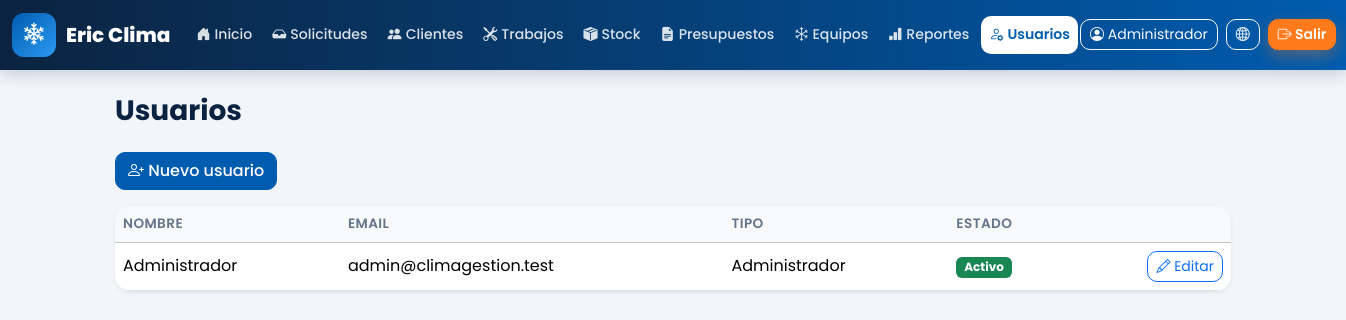
The app's page /admin/usuarios.php (signed in) with its own data.
### tables this page shows
CREATE TABLE usuarios (
    id               INT AUTO_INCREMENT PRIMARY KEY,
    nombre           VARCHAR(100) NOT NULL,
    email            VARCHAR(120) NOT NULL UNIQUE,
    password_hash    VARCHAR(255) NOT NULL,
    tipo_usuario_id  INT NOT NULL,
    activo           TINYINT(1) NOT NULL DEFAULT 1,
    fecha_alta       DATETIME NOT NULL DEFAULT CURRENT_TIMESTAMP,
    CONSTRAINT fk_usuarios_tipo FOREIGN KEY (tipo_usuario_id) REFERENCES tipo_usuarios(id)
);

CREATE TABLE tipo_usuarios (
    id      INT AUTO_INCREMENT PRIMARY KEY,
    nombre  VARCHAR(30) NOT NULL UNIQUE
);

### web/includes/funciones.php (called while the page is built, shortened)
<?php
function h($texto): string
{
    return htmlspecialchars((string)$texto, ENT_QUOTES, 'UTF-8');
}
function usuarioActual(): ?array
{
    return $_SESSION['usuario'] ?? null;
}

### web/admin/usuarios.php (the view, shortened to what this page needs)
<?php
require_once __DIR__ . '/../includes/funciones.php';
$tipos = $pdo->query('SELECT id, nombre FROM tipo_usuarios ORDER BY id')->fetchAll();
$usuarios = $pdo->query('SELECT u.*, t.nombre AS tipo FROM usuarios u JOIN tipo_usuarios t ON t.id = u.tipo_usuario_id
                         ORDER BY u.activo DESC, u.nombre')->fetchAll();
$editar = (int)($_GET['editar'] ?? 0);
$actual = ['id' => 0, 'nombre' => '', 'email' => '', 'tipo_usuario_id' => 2];
$mostrarForm = $editar || isset($_GET['nuevo']);
$titulo = 'Usuarios';
$activo = 'usuarios';
require __DIR__ . '/../includes/header.php';
?>
<?php if ($mostrarForm): ?>
    <form method="post" class="card card-body shadow-sm mb-4" autocomplete="off">
        <h2 class="h5"><?= $actual['id'] ? 'Editar usuario' : 'Nuevo usuario' ?></h2>
        <?= campoCsrf() ?><input type="hidden" name="id" value="<?= (int)$actual['id'] ?>">
        <div class="row g-3">
            <div class="col-md-4"><label class="form-label" for="nombre">Nombre *</label><input class="form-control" id="nombre" name="nombre" maxlength="100" required value="<?= h($actual['nombre']) ?>"></div>
            <div class="col-md-4"><label class="form-label" for="email">Email *</label><input class="form-control" id="email" name="email" type="email" maxlength="120" required value="<?= h($actual['email']) ?>"></div>
            <div class="col-md-4">
                <label class="form-label" for="tipo">Tipo de usuario *</label>
                <select class="form-select" id="tipo" name="tipo_usuario_id">
                    <?php foreach ($tipos as $t): ?>
                        <option value="<?= $t['id'] ?>" <?= (int)$actual['tipo_usuario_id'] === (int)$t['id'] ? 'selected' : '' ?>><?= h($t['nombre']) ?></option>
                    <?php endforeach; ?>
                </select>
            </div>
            <div class="col-md-4"><label class="form-label" for="clave">Contraseña <?= $actual['id'] ? '' : '*' ?></label><input class="form-control" id="clave" name="clave" type="password" autocomplete="new-password"></div>
            <div class="col-md-4"><label class="form-label" for="clave_repetir">Repetir contraseña</label><input class="form-control" id="clave_repetir" name="clave_repetir" type="password" autocomplete="new-password"></div>
            <?php if ($actual['id']): ?><div class="col-md-4 form-text align-self-end">Dejala vacía para no cambiarla.</div><?php endif; ?>
        </div>
        <div class="mt-3">
            <button class="btn btn-marca"><i class="bi bi-check-lg"></i> Guardar</button>
            <a class="btn btn-link" href="usuarios.php">Cancelar</a>
        </div>
    </form>
<?php else: ?>
    <a class="btn btn-marca mb-3" href="usuarios.php?nuevo=1"><i class="bi bi-person-plus"></i> Nuevo usuario</a>
<?php endif; ?>
<div class="card shadow-sm">
    <div class="table-responsive">
        <table class="table align-middle mb-0">
            <thead class="table-light"><tr><th>Nombre</th><th>Email</th><th>Tipo</th><th>Estado</th><th></th></tr></thead>
            <tbody>
            <?php foreach ($usuarios as $u): ?>
                <tr class="<?= $u['activo'] ? '' : 'text-muted' ?>">
                    <td><?= h($u['nombre']) ?></td>
                    <td><?= h($u['email']) ?></td>
                    <td><?= h($u['tipo']) ?></td>
                    <td><?= $u['activo'] ? '<span class="badge text-bg-success">Activo</span>' : '<span class="badge text-bg-secondary">Inactivo</span>' ?></td>
                    <td class="text-end text-nowrap">
                        <a class="btn btn-sm btn-outline-primary" href="usuarios.php?editar=<?= $u['id'] ?>"><i class="bi bi-pencil"></i> Editar</a>
                    </td>
                </tr>
            <?php endforeach; ?>
            </tbody>
        </table>
    </div>
</div>
<?php require __DIR__ . '/../includes/footer.php';

### web/includes/header.php (shortened to what this page needs)
<?php
$u = usuarioActual();
$menu = [
    'index'        => ['Inicio', 'bi-house-door-fill'],
    'solicitudes'  => ['Solicitudes', 'bi-inbox-fill'],
    'clientes'     => ['Clientes', 'bi-people-fill'],
    'trabajos'     => ['Trabajos', 'bi-tools'],
    'materiales'   => ['Stock', 'bi-box-seam-fill'],
    'presupuestos' => ['Presupuestos', 'bi-file-earmark-text-fill'],
    'equipos'      => ['Equipos', 'bi-snow'],
];
if (esAdmin()) {
    $menu['reportes'] = ['Reportes', 'bi-bar-chart-fill'];
    $menu['usuarios'] = ['Usuarios', 'bi-person-gear'];
}
?>
<!doctype html>
<html lang="es">
<head>
    <link href="https://cdn.jsdelivr.net/npm/bootstrap@5.3.3/dist/css/bootstrap.min.css" rel="stylesheet">
    <link href="https://cdn.jsdelivr.net/npm/bootstrap-icons@1.11.3/font/bootstrap-icons.min.css" rel="stylesheet">
    <link href="../assets/css/estilos.css" rel="stylesheet">
</head>
<body class="panel">
<nav class="navbar navbar-expand-xl navbar-dark panel-menu">
    <div class="container-fluid">
        <a class="navbar-brand marca-logo claro" href="index.php"><span class="logo-icono"><i class="bi bi-snow2"></i></span><span><b>Eric Clima</b><small>Panel de gestión</small></span></a>
        <div class="collapse navbar-collapse" id="menu">
            <ul class="navbar-nav me-auto">
                <?php foreach ($menu as $pagina => [$texto, $icono]): ?>
                    <li class="nav-item">
                        <a class="nav-link <?= $activo === $pagina ? 'active' : '' ?>" href="<?= $pagina ?>.php"><i class="bi <?= $icono ?>"></i><?= $texto ?></a>
                    </li>
                <?php endforeach; ?>
            </ul>
            <a class="btn btn-sm <?= $activo === 'cuenta' ? 'btn-light' : 'btn-outline-light' ?> me-2" href="cuenta.php" title="<?= h($u['tipo']) ?> · Cambiar email y contraseña"><i class="bi bi-person-circle"></i> <?= h($u['nombre']) ?></a>
            <a class="btn btn-sm btn-outline-light me-2" href="../index.php" target="_blank"><i class="bi bi-globe2"></i><span class="d-none d-xxl-inline"> Ver sitio</span></a>
            <a class="btn btn-sm btn-acento" href="logout.php"><i class="bi bi-box-arrow-right"></i> Salir</a>
        </div>
    </div>
</nav>
<main class="container py-4">
    <h1 class="h3 mb-4"><?= h($titulo) ?></h1>

### web/assets/css/estilos.css (style rules this page uses)
:root { --marca: #005caf; --marca-oscuro: #003f7d; --marca-noche: #0b2340; --marca-claro: #eaf3fc; --acento: #ff7a1a; --acento-oscuro: #e9650a; --verde-wa: #25d366; --texto: #1f2d3d; --gris: #64748b; --sombra: 0 10px 30px rgba(11, 35, 64, .08); --sombra-fuerte: 0 18px 40px rgba(11, 35, 64, .16); }
.btn-marca { background-color: var(--marca); border-color: var(--marca); color: #fff; font-weight: 500; }
.btn-acento { background: var(--acento); border-color: var(--acento); color: #fff; font-weight: 600; box-shadow: 0 6px 16px rgba(255, 122, 26, .35); }
.marca-logo { display: flex; align-items: center; gap: 10px; text-decoration: none; color: var(--marca-noche); line-height: 1.05; }
.marca-logo b { display: block; font-size: 1.25rem; font-weight: 800; }
.marca-logo.claro { color: #fff; }
.logo-icono { width: 44px; height: 44px; border-radius: 12px; background: linear-gradient(135deg, var(--marca), #2b9af3); color: #fff; display: inline-flex; align-items: center; justify-content: center; font-size: 1.4rem; }
.panel { font-family: 'Poppins', system-ui, sans-serif; background: #f2f6fb; }
.panel-menu { background: linear-gradient(90deg, var(--marca-noche), var(--marca)); box-shadow: 0 4px 16px rgba(11, 35, 64, .2); }
.panel-menu .nav-link { color: rgba(255, 255, 255, .85) !important; border-radius: 10px; padding: 8px 12px !important; margin: 2px; font-weight: 500; transition: background .15s; }
.panel-menu .nav-link.active { background: #fff; color: var(--marca) !important; font-weight: 600; }
.panel-menu .nav-link i { margin-right: 4px; }
.panel-menu .nav-link, .panel-menu .btn { white-space: nowrap; }
@media (min-width: 1200px) and (max-width: 1500px) { .panel-menu .nav-link { padding: 8px 8px !important; font-size: .88rem; } }
@media (min-width: 1200px) and (max-width: 1500px) { .panel-menu .btn { padding: 4px 9px; } }
.panel h1 { color: var(--marca-noche); font-weight: 700; }
.panel .card { border: 0; border-radius: 16px; overflow: hidden; }
.panel .table thead th { font-weight: 600; font-size: .85rem; text-transform: uppercase; letter-spacing: .03em; color: var(--gris); }
.panel .btn { border-radius: 10px; }

### records on screen
usuarios: nombre "Administrador", email "admin@climagestion.test", tipo_usuario.nombre "Administrador", activo "Activo"

### other values on screen
$texto "Inicio"
$texto "Solicitudes"
$texto "Clientes"
$texto "Trabajos"
$texto "Stock"
$texto "Presupuestos"
$texto "Equipos"
$texto "Reportes"
$texto "Usuarios"
$titulo "Usuarios"
